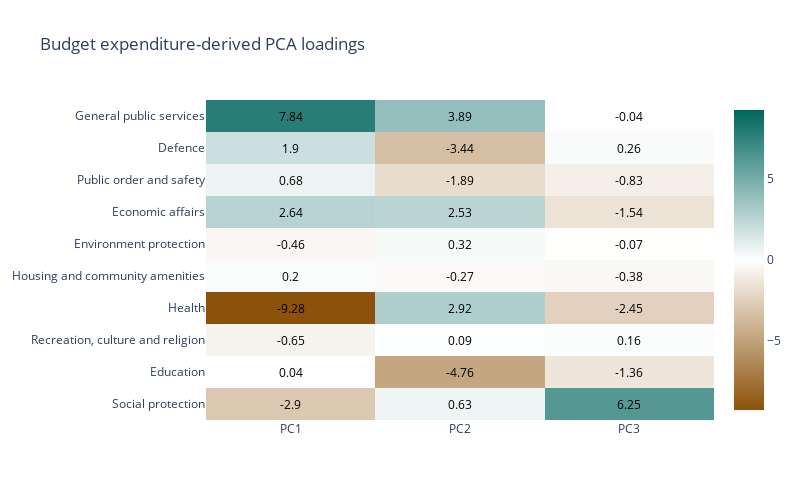

This figure's notebook cell:
### Markdown cell above
While this DataFrame contains all the information we need, it is still quite tedious to interpret. So let's take it and make a heatmap plot where each loading is in a cell, with its color telling us about both size and direction of the loading.

### Code cell
#define custom colorscale
custom_colorscale = [
    [0.0, '#8c510a'], #start color = brown
    [0.5, '#ffffff'], #midpoint color = white
    [1.0, '#01665e']  #end color = green
]

#create the heatmap
fig = go.Figure(data=go.Heatmap(
    z=loadings_df.values,
    x=loadings_df.columns,
    y=loadings_df.index,
    colorscale=custom_colorscale,
    zmid=0,
    showscale=True,
    hoverinfo='none' ) )

#add annotations with the value of each loading
annotations = []
for i, row in enumerate(loadings_df.values):
    for j, value in enumerate(row):
        annotations.append(
            go.layout.Annotation(
                text=str(np.round(value, 2)),
                x=loadings_df.columns[j],
                y=loadings_df.index[i],
                showarrow=False,
                font=dict(color='black')
            )
        )

#customize layout
fig.update_layout(
    title='Budget expenditure-derived PCA loadings',
    annotations=annotations,
    width=plot_size_shortwidth,
    height=plot_size_shortheight,
    yaxis=dict(autorange='reversed')
)

#show the figure
fig.show()

### Figure 1 — Plotly figure (JSON) as saved in the notebook; plotly's stock layout.template omitted (floating-point values rounded to 4 significant figures)
{"data": [{"colorscale": [[0, "#8c510a"], [0.5, "#ffffff"], [1, "#01665e"]], "hoverinfo": "none", "showscale": true, "type": "heatmap", "x": ["PC1", "PC2", "PC3"], "y": ["General public services", "Defence", "Public order and safety", "Economic affairs", "Environment protection", "Housing and community amenities", "Health", "Recreation, culture and religion", "Education", "Social protection"], "z": [[7.843, 3.888, -0.03736], [1.9, -3.443, 0.2628], [0.6804, -1.888, -0.8276], [2.64, 2.526, -1.545], [-0.4599, 0.3206, -0.07379], [0.2, -0.2749, -0.3751], [-9.282, 2.916, -2.454], [-0.6545, 0.08525, 0.1603], [0.03529, -4.765, -1.361], [-2.903, 0.6345, 6.251]], "zmid": 0}], "layout": {"annotations": [{"font": {"color": "black"}, "showarrow": false, "text": "7.84", "x": "PC1", "y": "General public services"}, {"font": {"color": "black"}, "showarrow": false, "text": "3.89", "x": "PC2", "y": "General public services"}, {"font": {"color": "black"}, "showarrow": false, "text": "-0.04", "x": "PC3", "y": "General public services"}, {"font": {"color": "black"}, "showarrow": false, "text": "1.9", "x": "PC1", "y": "Defence"}, {"font": {"color": "black"}, "showarrow": false, "text": "-3.44", "x": "PC2", "y": "Defence"}, {"font": {"color": "black"}, "showarrow": false, "text": "0.26", "x": "PC3", "y": "Defence"}, {"font": {"color": "black"}, "showarrow": false, "text": "0.68", "x": "PC1", "y": "Public order and safety"}, {"font": {"color": "black"}, "showarrow": false, "text": "-1.89", "x": "PC2", "y": "Public order and safety"}, {"font": {"color": "black"}, "showarrow": false, "text": "-0.83", "x": "PC3", "y": "Public order and safety"}, {"font": {"color": "black"}, "showarrow": false, "text": "2.64", "x": "PC1", "y": "Economic affairs"}, {"font": {"color": "black"}, "showarrow": false, "text": "2.53", "x": "PC2", "y": "Economic affairs"}, {"font": {"color": "black"}, "showarrow": false, "text": "-1.54", "x": "PC3", "y": "Economic affairs"}, {"font": {"color": "black"}, "showarrow": false, "text": "-0.46", "x": "PC1", "y": "Environment protection"}, {"font": {"color": "black"}, "showarrow": false, "text": "0.32", "x": "PC2", "y": "Environment protection"}, {"font": {"color": "black"}, "showarrow": false, "text": "-0.07", "x": "PC3", "y": "Environment protection"}, {"font": {"color": "black"}, "showarrow": false, "text": "0.2", "x": "PC1", "y": "Housing and community amenities"}, {"font": {"color": "black"}, "showarrow": false, "text": "-0.27", "x": "PC2", "y": "Housing and community amenities"}, {"font": {"color": "black"}, "showarrow": false, "text": "-0.38", "x": "PC3", "y": "Housing and community amenities"}, {"font": {"color": "black"}, "showarrow": false, "text": "-9.28", "x": "PC1", "y": "Health"}, {"font": {"color": "black"}, "showarrow": false, "text": "2.92", "x": "PC2", "y": "Health"}, {"font": {"color": "black"}, "showarrow": false, "text": "-2.45", "x": "PC3", "y": "Health"}, {"font": {"color": "black"}, "showarrow": false, "text": "-0.65", "x": "PC1", "y": "Recreation, culture and religion"}, {"font": {"color": "black"}, "showarrow": false, "text": "0.09", "x": "PC2", "y": "Recreation, culture and religion"}, {"font": {"color": "black"}, "showarrow": false, "text": "0.16", "x": "PC3", "y": "Recreation, culture and religion"}, {"font": {"color": "black"}, "showarrow": false, "text": "0.04", "x": "PC1", "y": "Education"}, {"font": {"color": "black"}, "showarrow": false, "text": "-4.76", "x": "PC2", "y": "Education"}, {"font": {"color": "black"}, "showarrow": false, "text": "-1.36", "x": "PC3", "y": "Education"}, {"font": {"color": "black"}, "showarrow": false, "text": "-2.9", "x": "PC1", "y": "Social protection"}, {"font": {"color": "black"}, "showarrow": false, "text": "0.63", "x": "PC2", "y": "Social protection"}, {"font": {"color": "black"}, "showarrow": false, "text": "6.25", "x": "PC3", "y": "Social protection"}], "height": 500, "title": {"text": "Budget expenditure-derived PCA loadings"}, "width": 800, "yaxis": {"autorange": "reversed"}}}
